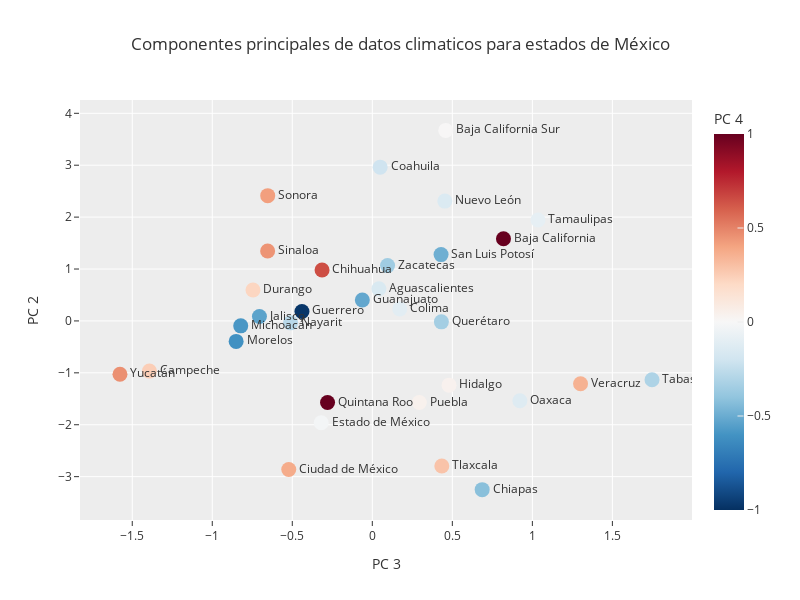

The cell this chart's notebook holds for it:
### Code cell
df = pd.DataFrame(
    pipe.transform(df_estatal_agrupado[columnas_numericas].values),
    columns= [f'PC {x}' for x in range(1,n_components+1)],
    index= df_estatal_agrupado.Estado    
)

fig = px.scatter(
    df, 
    x='PC 3', y='PC 2', color='PC 4',
    text=df.index,
    title="Componentes principales de datos climaticos para estados de México",
    color_continuous_scale=px.colors.diverging.RdBu[::-1],
    range_color=[-1, 1]
)

fig.update_traces(marker=dict(size=15),
                  textposition='middle right',
                  )
fig.update_layout(autosize=False, width=800, height=600)

fig.show()

### Figure 1 — Plotly figure (JSON) as saved in the notebook; plotly's stock layout.template omitted (floating-point values rounded to 4 significant figures)
{"data": [{"hovertemplate": "PC 3=%{x}<br>PC 2=%{y}<br>Estado=%{text}<br>PC 4=%{marker.color}<extra></extra>", "legendgroup": "", "marker": {"color": [-0.1574, 1.735, 0.004315, 0.2476, -0.4197, 0.6507, 0.3751, -0.204, -0.1088, 0.2182, -0.01887, -0.52, -0.9773, 0.0393, -0.5374, -0.5826, -0.6089, -0.2806, -0.1498, -0.1311, 0.04245, -0.3414, 1.008, -0.4893, 0.4481, 0.4164, -0.3123, -0.09097, 0.2879, 0.3529, 0.462, -0.3569], "coloraxis": "coloraxis", "size": 15, "symbol": "circle"}, "mode": "markers+text", "name": "", "orientation": "v", "showlegend": false, "text": ["Aguascalientes", "Baja California", "Baja California Sur", "Campeche", "Chiapas", "Chihuahua", "Ciudad de México", "Coahuila", "Colima", "Durango", "Estado de México", "Guanajuato", "Guerrero", "Hidalgo", "Jalisco", "Michoacán", "Morelos", "Nayarit", "Nuevo León", "Oaxaca", "Puebla", "Querétaro", "Quintana Roo", "San Luis Potosí", "Sinaloa", "Sonora", "Tabasco", "Tamaulipas", "Tlaxcala", "Veracruz", "Yucatán", "Zacatecas"], "textposition": "middle right", "type": "scatter", "x": [0.041, 0.8196, 0.4587, -1.393, 0.6865, -0.314, -0.5221, 0.04888, 0.1714, -0.7456, -0.3194, -0.0623, -0.4396, 0.4795, -0.7052, -0.8221, -0.8509, -0.5107, 0.4531, 0.922, 0.2936, 0.4317, -0.2798, 0.4296, -0.6541, -0.6535, 1.748, 1.035, 0.4343, 1.301, -1.577, 0.09536], "xaxis": "x", "y": [0.619, 1.584, 3.671, -0.9664, -3.25, 0.98, -2.863, 2.962, 0.2296, 0.5962, -1.961, 0.4041, 0.1827, -1.237, 0.08465, -0.09505, -0.394, -0.03736, 2.309, -1.538, -1.572, -0.01729, -1.572, 1.278, 1.347, 2.414, -1.133, 1.943, -2.795, -1.211, -1.027, 1.066], "yaxis": "y"}], "layout": {"autosize": false, "coloraxis": {"cmax": 1, "cmin": -1, "colorbar": {"title": {"text": "PC 4"}}, "colorscale": [[0, "rgb(5,48,97)"], [0.1, "rgb(33,102,172)"], [0.2, "rgb(67,147,195)"], [0.3, "rgb(146,197,222)"], [0.4, "rgb(209,229,240)"], [0.5, "rgb(247,247,247)"], [0.6, "rgb(253,219,199)"], [0.7, "rgb(244,165,130)"], [0.8, "rgb(214,96,77)"], [0.9, "rgb(178,24,43)"], [1, "rgb(103,0,31)"]]}, "height": 600, "legend": {"tracegroupgap": 0}, "title": {"text": "Componentes principales de datos climaticos para estados de México"}, "width": 800, "xaxis": {"anchor": "y", "domain": [0, 1], "title": {"text": "PC 3"}}, "yaxis": {"anchor": "x", "domain": [0, 1], "title": {"text": "PC 2"}}}}
